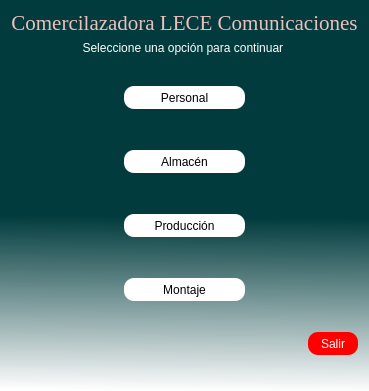
<?xml version="1.0" encoding="UTF-8"?>
<ui version="4.0">
 <class>Menu</class>
 <widget class="QDialog" name="Menu">
  <property name="geometry">
   <rect>
    <x>0</x>
    <y>0</y>
    <width>362</width>
    <height>391</height>
   </rect>
  </property>
  <property name="windowTitle">
   <string>Ménu</string>
  </property>
  <property name="windowIcon">
   <iconset>
    <normaloff>../assets/icons/listngr.svg</normaloff>../assets/icons/listngr.svg</iconset>
  </property>
  <property name="styleSheet">
   <string notr="true">QDialog#Menu{
background-color: qlineargradient(spread:pad, x1:0.488444, y1:0.392, x2:0.483241, y2:1, stop:0.266917 rgba(1, 59, 61, 255), stop:1 rgba(255, 255, 255, 244));}</string>
  </property>
  <layout class="QVBoxLayout" name="verticalLayout_2">
   <item>
    <widget class="QLabel" name="Titulo">
     <property name="font">
      <font>
       <family>Times New Roman</family>
       <pointsize>16</pointsize>
       <weight>50</weight>
       <italic>false</italic>
       <bold>false</bold>
      </font>
     </property>
     <property name="cursor">
      <cursorShape>ArrowCursor</cursorShape>
     </property>
     <property name="toolTip">
      <string>&lt;html&gt;&lt;head/&gt;&lt;body&gt;&lt;p align=&quot;center&quot;&gt;&lt;br/&gt;&lt;/p&gt;&lt;/body&gt;&lt;/html&gt;</string>
     </property>
     <property name="whatsThis">
      <string>&lt;html&gt;&lt;head/&gt;&lt;body&gt;&lt;p align=&quot;center&quot;&gt;Comercilazadora LECE Comunicaciones&lt;/p&gt;&lt;/body&gt;&lt;/html&gt;</string>
     </property>
     <property name="layoutDirection">
      <enum>Qt::LeftToRight</enum>
     </property>
     <property name="autoFillBackground">
      <bool>false</bool>
     </property>
     <property name="styleSheet">
      <string notr="true">font: 16pt &quot;Times New Roman&quot;;
color:rgba(239, 191, 188, 255);
</string>
     </property>
     <property name="frameShadow">
      <enum>QFrame::Plain</enum>
     </property>
     <property name="midLineWidth">
      <number>0</number>
     </property>
     <property name="text">
      <string>Comercilazadora LECE Comunicaciones</string>
     </property>
     <property name="alignment">
      <set>Qt::AlignCenter</set>
     </property>
    </widget>
   </item>
   <item>
    <widget class="QLabel" name="label">
     <property name="styleSheet">
      <string notr="true">font: 75 12pt &quot;MS Shell Dlg 2&quot; rgb(255, 255, 255);
color: rgb(255, 255, 255);
</string>
     </property>
     <property name="text">
      <string>Seleccione una opción para continuar </string>
     </property>
     <property name="scaledContents">
      <bool>false</bool>
     </property>
     <property name="alignment">
      <set>Qt::AlignCenter</set>
     </property>
    </widget>
   </item>
   <item>
    <spacer name="verticalSpacer_4">
     <property name="orientation">
      <enum>Qt::Vertical</enum>
     </property>
     <property name="sizeType">
      <enum>QSizePolicy::Preferred</enum>
     </property>
     <property name="sizeHint" stdset="0">
      <size>
       <width>20</width>
       <height>40</height>
      </size>
     </property>
    </spacer>
   </item>
   <item>
    <layout class="QHBoxLayout" name="horizontalLayout_2">
     <item>
      <spacer name="horizontalSpacer_3">
       <property name="orientation">
        <enum>Qt::Horizontal</enum>
       </property>
       <property name="sizeHint" stdset="0">
        <size>
         <width>40</width>
         <height>20</height>
        </size>
       </property>
      </spacer>
     </item>
     <item>
      <layout class="QVBoxLayout" name="verticalLayout">
       <item>
        <widget class="QPushButton" name="btn_personal">
         <property name="minimumSize">
          <size>
           <width>121</width>
           <height>23</height>
          </size>
         </property>
         <property name="cursor">
          <cursorShape>PointingHandCursor</cursorShape>
         </property>
         <property name="styleSheet">
          <string notr="true">font: 12pt &quot;MS Shell Dlg 2&quot;;
background-color: rgb(255, 255, 255);
border-radius: 10px;</string>
         </property>
         <property name="text">
          <string>Personal</string>
         </property>
        </widget>
       </item>
       <item>
        <spacer name="verticalSpacer">
         <property name="orientation">
          <enum>Qt::Vertical</enum>
         </property>
         <property name="sizeType">
          <enum>QSizePolicy::Preferred</enum>
         </property>
         <property name="sizeHint" stdset="0">
          <size>
           <width>20</width>
           <height>40</height>
          </size>
         </property>
        </spacer>
       </item>
       <item>
        <widget class="QPushButton" name="btn_almacen">
         <property name="minimumSize">
          <size>
           <width>121</width>
           <height>23</height>
          </size>
         </property>
         <property name="cursor">
          <cursorShape>PointingHandCursor</cursorShape>
         </property>
         <property name="styleSheet">
          <string notr="true">font: 12pt &quot;MS Shell Dlg 2&quot;;
background-color: rgb(255, 255, 255);
border-radius: 10px;</string>
         </property>
         <property name="text">
          <string>Almacén</string>
         </property>
        </widget>
       </item>
       <item>
        <spacer name="verticalSpacer_2">
         <property name="orientation">
          <enum>Qt::Vertical</enum>
         </property>
         <property name="sizeType">
          <enum>QSizePolicy::Preferred</enum>
         </property>
         <property name="sizeHint" stdset="0">
          <size>
           <width>20</width>
           <height>40</height>
          </size>
         </property>
        </spacer>
       </item>
       <item>
        <widget class="QPushButton" name="btn_produccion">
         <property name="minimumSize">
          <size>
           <width>121</width>
           <height>23</height>
          </size>
         </property>
         <property name="cursor">
          <cursorShape>PointingHandCursor</cursorShape>
         </property>
         <property name="styleSheet">
          <string notr="true">font: 12pt &quot;MS Shell Dlg 2&quot;;
background-color: rgb(255, 255, 255);
border-radius: 10px;</string>
         </property>
         <property name="text">
          <string>Producción</string>
         </property>
        </widget>
       </item>
       <item>
        <spacer name="verticalSpacer_3">
         <property name="orientation">
          <enum>Qt::Vertical</enum>
         </property>
         <property name="sizeType">
          <enum>QSizePolicy::Preferred</enum>
         </property>
         <property name="sizeHint" stdset="0">
          <size>
           <width>20</width>
           <height>40</height>
          </size>
         </property>
        </spacer>
       </item>
       <item>
        <widget class="QPushButton" name="btn_montaje">
         <property name="minimumSize">
          <size>
           <width>121</width>
           <height>23</height>
          </size>
         </property>
         <property name="cursor">
          <cursorShape>PointingHandCursor</cursorShape>
         </property>
         <property name="styleSheet">
          <string notr="true">font: 12pt &quot;MS Shell Dlg 2&quot;;
background-color: rgb(255, 255, 255);
border-radius: 10px;</string>
         </property>
         <property name="text">
          <string>Montaje</string>
         </property>
        </widget>
       </item>
      </layout>
     </item>
     <item>
      <spacer name="horizontalSpacer_2">
       <property name="orientation">
        <enum>Qt::Horizontal</enum>
       </property>
       <property name="sizeHint" stdset="0">
        <size>
         <width>40</width>
         <height>20</height>
        </size>
       </property>
      </spacer>
     </item>
    </layout>
   </item>
   <item>
    <spacer name="verticalSpacer_5">
     <property name="orientation">
      <enum>Qt::Vertical</enum>
     </property>
     <property name="sizeType">
      <enum>QSizePolicy::Preferred</enum>
     </property>
     <property name="sizeHint" stdset="0">
      <size>
       <width>20</width>
       <height>40</height>
      </size>
     </property>
    </spacer>
   </item>
   <item>
    <layout class="QHBoxLayout" name="horizontalLayout">
     <item>
      <spacer name="horizontalSpacer">
       <property name="orientation">
        <enum>Qt::Horizontal</enum>
       </property>
       <property name="sizeType">
        <enum>QSizePolicy::Expanding</enum>
       </property>
       <property name="sizeHint" stdset="0">
        <size>
         <width>40</width>
         <height>20</height>
        </size>
       </property>
      </spacer>
     </item>
     <item>
      <widget class="QPushButton" name="btn_salir">
       <property name="minimumSize">
        <size>
         <width>50</width>
         <height>23</height>
        </size>
       </property>
       <property name="cursor">
        <cursorShape>PointingHandCursor</cursorShape>
       </property>
       <property name="styleSheet">
        <string notr="true">font: 12pt &quot;MS Shell Dlg 2&quot;;
background-color: rgb(255, 0, 0);
color: rgb(255, 255, 255);
border-radius: 10px</string>
       </property>
       <property name="text">
        <string>Salir</string>
       </property>
      </widget>
     </item>
    </layout>
   </item>
   <item>
    <spacer name="verticalSpacer_6">
     <property name="orientation">
      <enum>Qt::Vertical</enum>
     </property>
     <property name="sizeHint" stdset="0">
      <size>
       <width>20</width>
       <height>40</height>
      </size>
     </property>
    </spacer>
   </item>
  </layout>
 </widget>
 <resources>
  <include location="../assets/icons/Icons.qrc"/>
 </resources>
 <connections/>
</ui>
